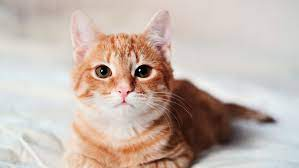
#> input picture Photos/cat.jpg, 299 x 168 px
$ python contours.py
#> lines starting #> are read from the running program, lines starting #| are printed output that depends on the picture; after the words box and inside, x2 and y2 are one past the last pixel; in counts of white or black regions, pixels touching at a corner belong together
import cv2 as cv
import numpy as np

img = cv.imread("Photos/cat.jpg")
#> img is the input picture: shape (168, 299, 3); mean B, G, R 173.1, 181.7, 197.3

cv.imshow('Cat', img)

gray = cv.cvtColor(img, cv.COLOR_BGR2GRAY)
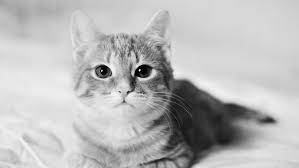
#> gray: shape (168, 299); min 0, max 254, mean 185.4

# cv.imshow('Gray', gray)

blur = cv.GaussianBlur(gray, (5, 5), cv.BORDER_DEFAULT)
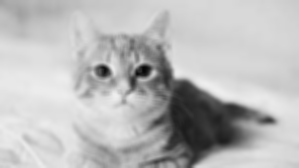
#> blur: shape (168, 299); min 7, max 239, mean 185.4
# cv.imshow('Blur', blur)

canny = cv.Canny(blur, 125, 175)
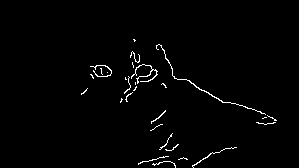
#> canny: shape (168, 299); 1.5% white in thin lines or dots, all inside (x1, y1, x2, y2) = (81, 39, 277, 168)
# canny = cv.Canny(img, 125, 175)

# cv.imshow('Canny Edges', canny)

ret, thresh = cv.threshold(gray, 125, 255, cv.THRESH_BINARY)
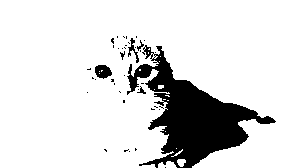
#> thresh: shape (168, 299); 86% white; 41 black regions (35 under 20 px)
# cv.imshow("Threshimg", thresh)

blank = np.zeros(img.shape, dtype='uint8')
cv.imshow("Blank", blank)

contours, hierarchies = cv.findContours(thresh, cv.RETR_LIST, cv.CHAIN_APPROX_SIMPLE)
#> contours = 75 contours, 65 with area under 20; largest, box (x1, y1, x2, y2) and area: (0, 0, 299, 168) 42719, (94, 64, 113, 80) 200, (127, 37, 140, 64) 125, (143, 44, 155, 60) 82, (158, 161, 177, 168) 72
print(f"{len(contours)}")
#| 75

cv.drawContours(blank, contours, -1, (0, 0, 255), 2)
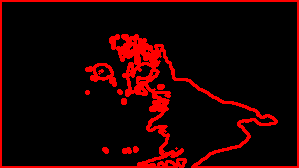
#> blank: shape (168, 299, 3); mean of channels 0, 1, 2 0, 0, 31; drawn as B, G, R
cv.imshow("Contours drawn", blank)

cv.waitKey(0)
